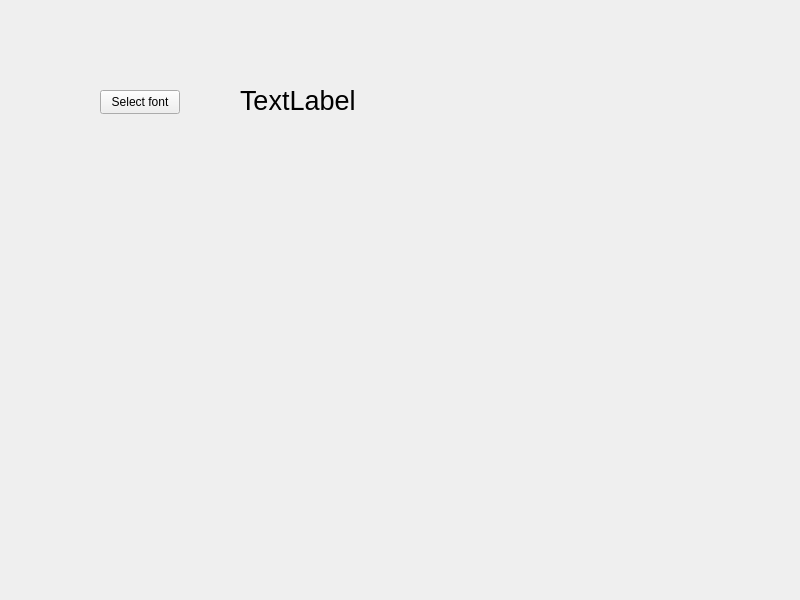
<?xml version="1.0" encoding="UTF-8"?>
<ui version="4.0">
 <class>Widget</class>
 <widget class="QWidget" name="Widget">
  <property name="geometry">
   <rect>
    <x>0</x>
    <y>0</y>
    <width>800</width>
    <height>600</height>
   </rect>
  </property>
  <property name="windowTitle">
   <string>Widget</string>
  </property>
  <widget class="QPushButton" name="pushButton">
   <property name="geometry">
    <rect>
     <x>100</x>
     <y>90</y>
     <width>80</width>
     <height>24</height>
    </rect>
   </property>
   <property name="text">
    <string>Select font</string>
   </property>
  </widget>
  <widget class="QLabel" name="fontLabel">
   <property name="geometry">
    <rect>
     <x>240</x>
     <y>80</y>
     <width>181</width>
     <height>41</height>
    </rect>
   </property>
   <property name="font">
    <font>
     <pointsize>20</pointsize>
    </font>
   </property>
   <property name="text">
    <string>TextLabel</string>
   </property>
  </widget>
 </widget>
 <resources/>
 <connections/>
</ui>
